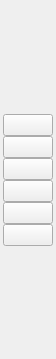
<?xml version="1.0" encoding="UTF-8"?>
<ui version="4.0">
 <class>wgt_timeeditor</class>
 <widget class="QFrame" name="wgt_timeeditor">
  <property name="geometry">
   <rect>
    <x>0</x>
    <y>0</y>
    <width>56</width>
    <height>359</height>
   </rect>
  </property>
  <property name="windowTitle">
   <string>Frame</string>
  </property>
  <layout class="QVBoxLayout" name="verticalLayout">
   <property name="spacing">
    <number>1</number>
   </property>
   <property name="leftMargin">
    <number>3</number>
   </property>
   <property name="topMargin">
    <number>3</number>
   </property>
   <property name="rightMargin">
    <number>3</number>
   </property>
   <property name="bottomMargin">
    <number>3</number>
   </property>
   <item>
    <widget class="QWidget" name="widget" native="true">
     <property name="minimumSize">
      <size>
       <width>50</width>
       <height>0</height>
      </size>
     </property>
     <property name="maximumSize">
      <size>
       <width>52</width>
       <height>16777215</height>
      </size>
     </property>
     <layout class="QVBoxLayout" name="verticalLayout_5">
      <property name="spacing">
       <number>0</number>
      </property>
      <property name="leftMargin">
       <number>0</number>
      </property>
      <property name="topMargin">
       <number>0</number>
      </property>
      <property name="rightMargin">
       <number>0</number>
      </property>
      <property name="bottomMargin">
       <number>0</number>
      </property>
      <item>
       <spacer name="verticalSpacer_2">
        <property name="orientation">
         <enum>Qt::Vertical</enum>
        </property>
        <property name="sizeHint" stdset="0">
         <size>
          <width>20</width>
          <height>94</height>
         </size>
        </property>
       </spacer>
      </item>
      <item>
       <widget class="QPushButton" name="cmdPageup">
        <property name="maximumSize">
         <size>
          <width>50</width>
          <height>60</height>
         </size>
        </property>
        <property name="text">
         <string/>
        </property>
        <property name="icon">
         <iconset resource="icons.qrc">
          <normaloff>:/icons/up2</normaloff>:/icons/up2</iconset>
        </property>
        <property name="iconSize">
         <size>
          <width>48</width>
          <height>48</height>
         </size>
        </property>
        <property name="autoRepeat">
         <bool>true</bool>
        </property>
       </widget>
      </item>
      <item>
       <widget class="QPushButton" name="cmdUp">
        <property name="maximumSize">
         <size>
          <width>50</width>
          <height>60</height>
         </size>
        </property>
        <property name="text">
         <string/>
        </property>
        <property name="icon">
         <iconset resource="icons.qrc">
          <normaloff>:/icons/up1</normaloff>:/icons/up1</iconset>
        </property>
        <property name="iconSize">
         <size>
          <width>48</width>
          <height>48</height>
         </size>
        </property>
        <property name="autoRepeat">
         <bool>true</bool>
        </property>
        <property name="autoRepeatDelay">
         <number>250</number>
        </property>
       </widget>
      </item>
      <item>
       <widget class="QPushButton" name="cmdUp_Small">
        <property name="maximumSize">
         <size>
          <width>50</width>
          <height>60</height>
         </size>
        </property>
        <property name="text">
         <string/>
        </property>
        <property name="icon">
         <iconset resource="icons.qrc">
          <normaloff>:/icons/upsmall</normaloff>:/icons/upsmall</iconset>
        </property>
        <property name="iconSize">
         <size>
          <width>48</width>
          <height>48</height>
         </size>
        </property>
        <property name="autoRepeat">
         <bool>true</bool>
        </property>
        <property name="autoRepeatDelay">
         <number>250</number>
        </property>
       </widget>
      </item>
      <item>
       <widget class="QPushButton" name="cmdDown_Small">
        <property name="maximumSize">
         <size>
          <width>50</width>
          <height>60</height>
         </size>
        </property>
        <property name="text">
         <string/>
        </property>
        <property name="icon">
         <iconset resource="icons.qrc">
          <normaloff>:/icons/downsmall</normaloff>:/icons/downsmall</iconset>
        </property>
        <property name="iconSize">
         <size>
          <width>48</width>
          <height>48</height>
         </size>
        </property>
        <property name="autoRepeat">
         <bool>true</bool>
        </property>
       </widget>
      </item>
      <item>
       <widget class="QPushButton" name="cmdDown">
        <property name="maximumSize">
         <size>
          <width>50</width>
          <height>60</height>
         </size>
        </property>
        <property name="text">
         <string/>
        </property>
        <property name="icon">
         <iconset resource="icons.qrc">
          <normaloff>:/icons/down1</normaloff>:/icons/down1</iconset>
        </property>
        <property name="iconSize">
         <size>
          <width>48</width>
          <height>48</height>
         </size>
        </property>
        <property name="autoRepeat">
         <bool>true</bool>
        </property>
       </widget>
      </item>
      <item>
       <widget class="QPushButton" name="cmdPageDown">
        <property name="maximumSize">
         <size>
          <width>50</width>
          <height>60</height>
         </size>
        </property>
        <property name="text">
         <string/>
        </property>
        <property name="icon">
         <iconset resource="icons.qrc">
          <normaloff>:/icons/down2</normaloff>:/icons/down2</iconset>
        </property>
        <property name="iconSize">
         <size>
          <width>48</width>
          <height>48</height>
         </size>
        </property>
        <property name="autoRepeat">
         <bool>true</bool>
        </property>
       </widget>
      </item>
      <item>
       <spacer name="verticalSpacer">
        <property name="orientation">
         <enum>Qt::Vertical</enum>
        </property>
        <property name="sizeHint" stdset="0">
         <size>
          <width>20</width>
          <height>94</height>
         </size>
        </property>
       </spacer>
      </item>
     </layout>
    </widget>
   </item>
  </layout>
 </widget>
 <resources>
  <include location="icons.qrc"/>
 </resources>
 <connections/>
</ui>
